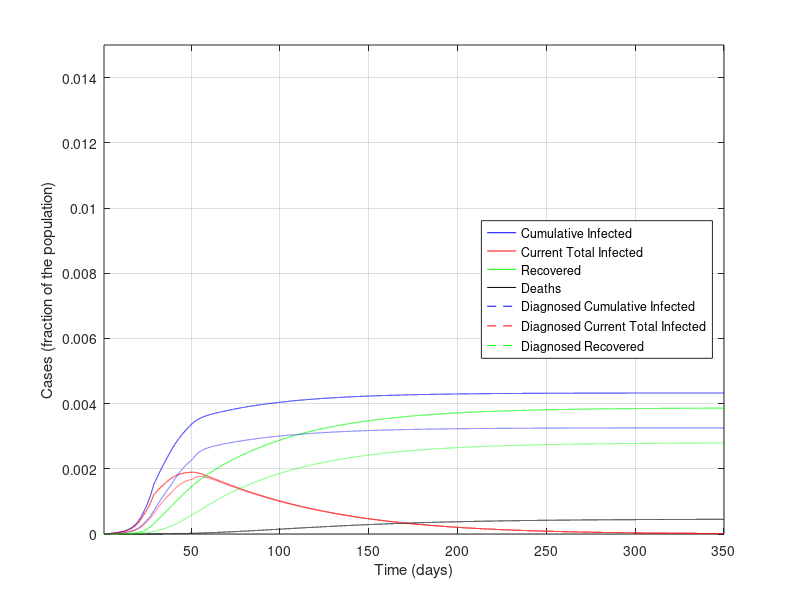
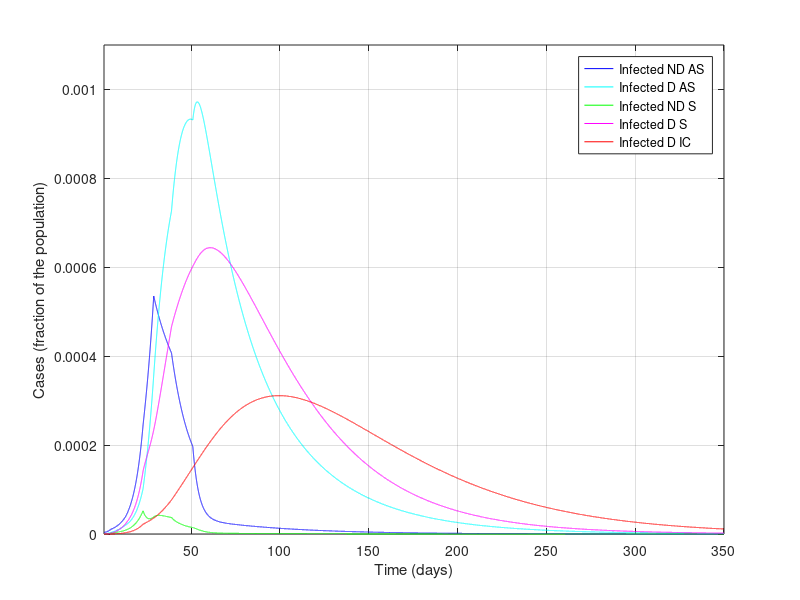

Write MATLAB code to recreate these figures, in order.
%%%%%%%%%%%%%%%%%%%%%%%%%%%%%%%%%%%%%%%%
%%%%%%%%%%%%%%%%%%%%%%%%%%%%%%%%%%%%%%%%
% MATLAB Code for epidemic simulations with the SIDARTHE model in the work
%
% Modelling the COVID-19 epidemic and implementation of population-wide interventions in Italy
% by Giulia Giordano, Franco Blanchini, Raffaele Bruno, Patrizio Colaneri, Alessandro Di Filippo, Angela Di Matteo, Marta Colaneri
% 
% Giulia Giordano, April 5, 2020
% Contact: giulia.giordano@unitn.it
%%%%%%%%%%%%%%%%%%%%%%%%%%%%%%%%%%%%%%%%
%%%%%%%%%%%%%%%%%%%%%%%%%%%%%%%%%%%%%%%%

clear all
close all
clc

%%%%%%%%%%%%%%%%%%%%%%%%%%%%%%%%%%%%%%%%
% DATA
%%%%%%%%%%%%%%%%%%%%%%%%%%%%%%%%%%%%%%%%

% Italian population
popolazione=60e6;

%%%%%%%%%%%%%%%%%%%%%%%%%%%%%%%%%%%%%%%%
% PARAMETERS
%%%%%%%%%%%%%%%%%%%%%%%%%%%%%%%%%%%%%%%%

% Simulation horizon: CAN BE MODIFIED AT ONE'S WILL
Orizzonte = 350;

% Plot yes/no: SET TO 1 IF PDF FIGURES MUST BE GENERATED, 0 OTHERWISE
plotPDF = 0;

% Time-step for Euler discretisation of the continuous-time system
step=0.01;

% Transmission rate due to contacts with UNDETECTED asymptomatic infected
alfa=0.57;
% Transmission rate due to contacts with DETECTED asymptomatic infected
beta=0.0114;
% Transmission rate due to contacts with UNDETECTED symptomatic infected
gamma=0.456;
% Transmission rate due to contacts with DETECTED symptomatic infected
delta=0.0114;

% Detection rate for ASYMPTOMATIC
epsilon=0.171;
% Detection rate for SYMPTOMATIC
theta=0.3705;

% Worsening rate: UNDETECTED asymptomatic infected becomes symptomatic
zeta=0.1254;
% Worsening rate: DETECTED asymptomatic infected becomes symptomatic
eta=0.1254;

% Worsening rate: UNDETECTED symptomatic infected develop life-threatening
% symptoms
mu=0.0171;
% Worsening rate: DETECTED symptomatic infected develop life-threatening
% symptoms
nu=0.0274;

% Mortality rate for infected with life-threatening symptoms
tau=0.01;

% Recovery rate for undetected asymptomatic infected
lambda=0.0342;
% Recovery rate for detected asymptomatic infected
rho=0.0342;
% Recovery rate for undetected symptomatic infected
kappa=0.0171;
% Recovery rate for detected symptomatic infected
xi=0.0171;
% Recovery rate for life-threatened symptomatic infected
sigma=0.0171;

% Rate of loss of immunity
ki=0;

%%%%%%%%%%%%%%%%%%%%%%%%%%%%%%%%%%%%%%%%
% DEFINITIONS
%%%%%%%%%%%%%%%%%%%%%%%%%%%%%%%%%%%%%%%%

% Parameters
r1=epsilon+zeta+lambda;
r2=eta+rho;
r3=theta+mu+kappa;
r4=nu+xi;
r5=sigma+tau;

% Initial R0
R0_iniziale=alfa/r1+beta*epsilon/(r1*r2)+gamma*zeta/(r1*r3)+delta*eta*epsilon/(r1*r2*r4)+delta*zeta*theta/(r1*r3*r4)

% Time horizon
t=1:step:Orizzonte;

% Vectors for time evolution of variables
S=zeros(1,length(t));
I=zeros(1,length(t));
D=zeros(1,length(t));
A=zeros(1,length(t));
R=zeros(1,length(t));
T=zeros(1,length(t));
H=zeros(1,length(t));
H_diagnosticati=zeros(1,length(t)); % DIAGNOSED recovered only!
E=zeros(1,length(t));

% Vectors for time evolution of actual/perceived Case Fatality Rate
M=zeros(1,length(t));
P=zeros(1,length(t));

%%%%%%%%%%%%%%%%%%%%%%%%%%%%%%%%%%%%%%%%
% INITIAL CONDITIONS
%%%%%%%%%%%%%%%%%%%%%%%%%%%%%%%%%%%%%%%%

I(1)=200/popolazione;
D(1)=20/popolazione;
A(1)=1/popolazione;
R(1)=2/popolazione;
T(1)=0.00;
H(1)=0.00;
E(1)=0.00;
S(1)=1-I(1)-D(1)-A(1)-R(1)-T(1)-H(1)-E(1);

H_diagnosticati(1) = 0.00; % DIAGNOSED recovered only
Infetti_reali(1)=I(1)+D(1)+A(1)+R(1)+T(1); % Actual currently infected

M(1)=0;
P(1)=0;

% Whole state vector
x=[S(1);I(1);D(1);A(1);R(1);T(1);H(1);E(1);H_diagnosticati(1);Infetti_reali(1)];

%%%%%%%%%%%%%%%%%%%%%%%%%%%%%%%%%%%%%%%%
% SIMULATION
%%%%%%%%%%%%%%%%%%%%%%%%%%%%%%%%%%%%%%%%

% "Control" binary variables to compute the new R0 every time a policy has
% changed the parameters
plottato = 0;
plottato1 = 0;
plottato_bis = 0;
plottato_tris = 0;
plottato_quat = 0;
plottato_fin = 0;

for i=2:length(t)
    
    if (i>4/step) % Basic social distancing (awareness, schools closed)
        alfa=0.4218;
        gamma=0.285;
        beta = 0.0057;
        delta=0.0057;
        if plottato == 0 % Compute the new R0
            r1=epsilon+zeta+lambda;
            r2=eta+rho;
            r3=theta+mu+kappa;
            r4=nu+xi;
            r5=sigma+tau;
            R0_primemisure=alfa/r1+beta*epsilon/(r1*r2)+gamma*zeta/(r1*r3)+delta*eta*epsilon/(r1*r2*r4)+delta*zeta*theta/(r1*r3*r4)
            plottato = 1;
        end
    end
    
    if (i>12/step)
        % Screening limited to / focused on symptomatic subjects
        epsilon=0.1425;
        if plottato1 == 0
            r1=epsilon+zeta+lambda;
            r2=eta+rho;
            r3=theta+mu+kappa;
            r4=nu+xi;
            r5=sigma+tau;
            R0_primemisureeps=alfa/r1+beta*epsilon/(r1*r2)+gamma*zeta/(r1*r3)+delta*eta*epsilon/(r1*r2*r4)+delta*zeta*theta/(r1*r3*r4)
            plottato1 = 1;
        end
    end
    
    if (i>22/step) % Social distancing: lockdown, mild effect
        
        alfa=0.36;
        beta=0.005;
        gamma=0.2;
        delta=0.005;
        
        mu = 0.008;
        nu = 0.015;
        
        zeta=0.034;
        eta=0.034;
        
        lambda=0.08;
        rho=0.0171;
        kappa=0.0171;
        xi=0.0171;
        sigma=0.0171;
        
        if plottato_bis == 0 % Compute the new R0
            r1=epsilon+zeta+lambda;
            r2=eta+rho;
            r3=theta+mu+kappa;
            r4=nu+xi;
            r5=sigma+tau;
            R0_secondemisure=(alfa*r2*r3*r4+epsilon*beta*r3*r4+gamma*zeta*r2*r4+delta*eta*epsilon*r3+delta*zeta*theta*r2)/(r1*r2*r3*r4)
            plottato_bis = 1;
        end
    end
    
    if (i>28/step) % Social distancing: lockdown, strong effect
        
        alfa=0.21;
        gamma=0.11;
        
        if plottato_tris == 0 % Compute the new R0
            r1=epsilon+zeta+lambda;
            r2=eta+rho;
            r3=theta+mu+kappa;
            r4=nu+xi;
            r5=sigma+tau;
            R0_terzemisure=(alfa*r2*r3*r4+epsilon*beta*r3*r4+gamma*zeta*r2*r4+delta*eta*epsilon*r3+delta*zeta*theta*r2)/(r1*r2*r3*r4)
            plottato_tris = 1;
        end
    end
    
    
    if (i>38/step) % Broader diagnosis campaign
        
        epsilon = 0.2;
        rho=0.02;
        kappa=0.02;
        xi=0.02;
        sigma=0.01;
        
        zeta=0.025;
        eta=0.025;
        
        if plottato_quat == 0 % Compute the new R0
            r1=epsilon+zeta+lambda;
            r2=eta+rho;
            r3=theta+mu+kappa;
            r4=nu+xi;
            r5=sigma+tau;
            R0_quartemisure=(alfa*r2*r3*r4+epsilon*beta*r3*r4+gamma*zeta*r2*r4+delta*eta*epsilon*r3+delta*zeta*theta*r2)/(r1*r2*r3*r4)
            plottato_quat = 1;
        end
    end
    
    % OUTLOOK: to EXPLORE POSSIBLE SCENARIOS,
    % change the parameters (after 50 days)
    if (i>50/step)
        
        alfa=0.2100*1;
        beta=0.0050*1;
        gamma=0.1100*1;
        delta=0.0050*1;
        
        epsilon= 0.2000*2;
        theta = 0.3705*1;
        
        zeta = 0.0250*1;
        eta  = 0.0250*1;
        
        mu  = 0.008*1;
        nu   = 0.0150*1;
        
        tau   = 0.0100*1;
        
        lambda   = 0.0800*1;
        rho  = 0.0200*1;
        kappa  = 0.0200*1;
        xi  = 0.0200*1;
        sigma = 0.0100*1;
        
        ki=0;
        
        if plottato_fin == 0 % Compute the new R0
            r1=epsilon+zeta+lambda;
            r2=eta+rho;
            r3=theta+mu+kappa;
            r4=nu+xi;
            r5=sigma+tau;
            R0_final=(alfa*r2*r3*r4+epsilon*beta*r3*r4+gamma*zeta*r2*r4+delta*eta*epsilon*r3+delta*zeta*theta*r2)/(r1*r2*r3*r4)
            plottato_fin = 1;
        end
        
    end
    
    % Compute the system evolution
    
    B=[-alfa*x(2)-beta*x(3)-gamma*x(4)-delta*x(5) 0 0 0 0 0 ki 0 0 0;
        alfa*x(2)+beta*x(3)+gamma*x(4)+delta*x(5) -(epsilon+zeta+lambda) 0 0 0 0 0 0 0 0;
        0 epsilon  -(eta+rho) 0 0 0 0 0 0 0;
        0 zeta 0 -(theta+mu+kappa) 0 0 0 0 0 0;
        0 0 eta theta -(nu+xi) 0 0 0 0 0;
        0 0 0 mu nu  -(sigma+tau) 0 0 0 0;
        0 lambda rho kappa xi sigma -ki 0 0 0;
        0 0 0 0 0 tau 0 0 0 0;
        0 0 rho 0 xi sigma 0 0 0 0;
        alfa*x(2)+beta*x(3)+gamma*x(4)+delta*x(5) 0 0 0 0 0 0 0 0 0];
    x=x+B*x*step;
    
    % Update variables
    
    S(i)=x(1);
    I(i)=x(2);
    D(i)=x(3);
    A(i)=x(4);
    R(i)=x(5);
    T(i)=x(6);
    H(i)=x(7);
    E(i)=x(8);
    
    H_diagnosticati(i)=x(9);
    Infetti_reali(i)=x(10);
    
    % Update Case Fatality Rate
    
    M(i)=E(i)/(S(1)-S(i));
    P(i)=E(i)/((epsilon*r3+(theta+mu)*zeta)*(I(1)+S(1)-I(i)-S(i))/(r1*r3)+(theta+mu)*(A(1)-A(i))/r3);
    
end

%%%%%%%%%%%%%%%%%%%%%%%%%%%%%%%%%%%%%%%%
% FINAL VALUES
%%%%%%%%%%%%%%%%%%%%%%%%%%%%%%%%%%%%%%%%

% Variables
Sbar=S(length(t));
Ibar=I(length(t));
Dbar=D(length(t));
Abar=A(length(t));
Rbar=R(length(t));
Tbar=T(length(t));
Hbar=H(length(t));
Ebar=E(length(t));

% Case fatality rate
Mbar=M(length(t));
Pbar=P(length(t));

% Case fatality rate from formulas
Mbar1=Ebar/(S(1)-Sbar);
Pbar1=Ebar/((epsilon*r3+(theta+mu)*zeta)*(I(1)+S(1)-Sbar-Ibar)/(r1*r3)+(theta+mu)*(A(1)-Abar)/r3);

%%%%%%%%%%%%%%%%%%%%%%%%%%%%%%%%%%%%%%%%
% FIGURES
%%%%%%%%%%%%%%%%%%%%%%%%%%%%%%%%%%%%%%%%

figure
plot(t,Infetti_reali,'b',t,I+D+A+R+T,'r',t,H,'g',t,E,'k')
hold on
plot(t,D+R+T+E+H_diagnosticati,'--b',t,D+R+T,'--r',t,H_diagnosticati,'--g')
xlim([t(1) t(end)])
ylim([0 0.015])
%title('Actual vs. Diagnosed Epidemic Evolution')
xlabel('Time (days)')
ylabel('Cases (fraction of the population)')
legend({'Cumulative Infected','Current Total Infected', 'Recovered', 'Deaths','Diagnosed Cumulative Infected','Diagnosed Current Total Infected', 'Diagnosed Recovered'},'Location','east')
grid

if plotPDF==1
    set(gcf, 'PaperUnits', 'centimeters');
    set(gcf, 'PaperPosition', [0 0 24 16]);
    set(gcf, 'PaperSize', [24 16]); % dimension on x axis and y axis resp.
    print(gcf,'-dpdf', ['PanoramicaEpidemiaRealevsPercepita.pdf'])
end
%

figure
plot(t,I,'b',t,D,'c',t,A,'g',t,R,'m',t,T,'r')
xlim([t(1) t(end)])
ylim([0 1.1e-3])
%title('Infected, different stages, Diagnosed vs. Non Diagnosed')
xlabel('Time (days)')
ylabel('Cases (fraction of the population)')
legend({'Infected ND AS', 'Infected D AS', 'Infected ND S', 'Infected D S', 'Infected D IC'},'Location','northeast')
grid

if plotPDF==1
    set(gcf, 'PaperUnits', 'centimeters');
    set(gcf, 'PaperPosition', [0 0 24 16]);
    set(gcf, 'PaperSize', [24 16]); % dimension on x axis and y axis resp.
    print(gcf,'-dpdf', ['SuddivisioneInfetti.pdf'])
end